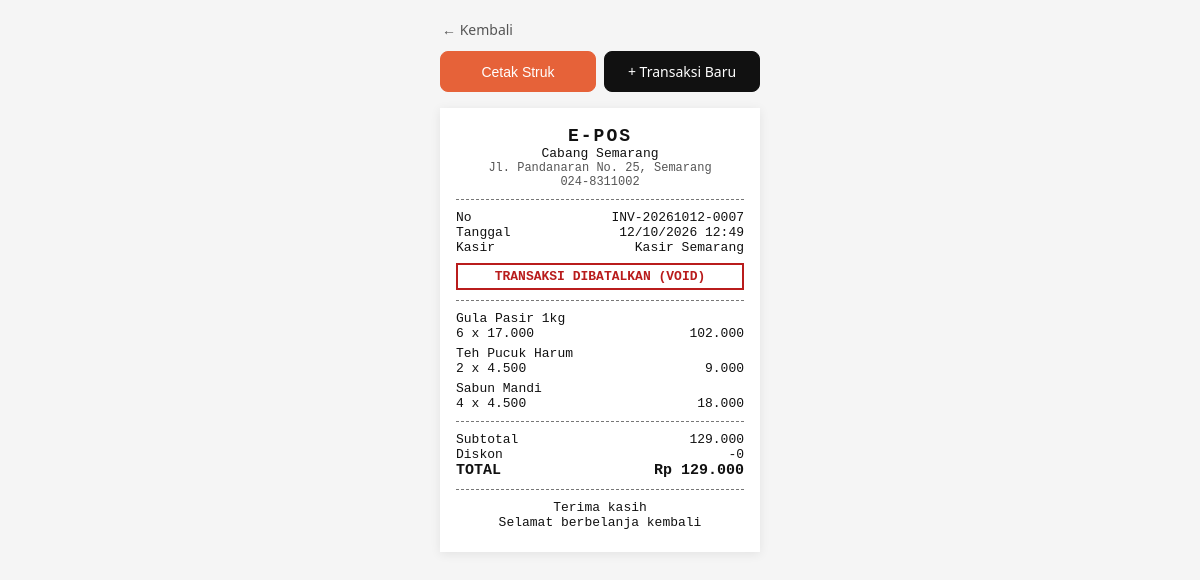
The app's page /kasir/index.php?page=struk&id=95 (signed in) with its own data.
### tables this page shows
CREATE TABLE `branches` (
  `id`          INT NOT NULL AUTO_INCREMENT,
  `nama_cabang` VARCHAR(100) NOT NULL,
  `alamat`      TEXT,
  `telepon`     VARCHAR(20) DEFAULT NULL,
  PRIMARY KEY (`id`)
);

CREATE TABLE `transactions` (
  `id`             INT NOT NULL AUTO_INCREMENT,
  `branch_id`      INT NOT NULL,
  `cashier_id`     INT NOT NULL,
  `invoice_number` VARCHAR(30) NOT NULL,
  `total_bayar`    DECIMAL(15,2) NOT NULL DEFAULT 0.00,
  `diskon`         DECIMAL(15,2) NOT NULL DEFAULT 0.00,
  `tanggal`        DATETIME NOT NULL DEFAULT CURRENT_TIMESTAMP,
  `status`         ENUM('selesai','menunggu_void','void') NOT NULL DEFAULT 'selesai',
  PRIMARY KEY (`id`),
  UNIQUE KEY `invoice_number` (`invoice_number`),
  KEY `fk_trx_branch` (`branch_id`),
  KEY `fk_trx_cashier` (`cashier_id`),
  KEY `idx_trx_tanggal` (`tanggal`),
  CONSTRAINT `fk_trx_branch`  FOREIGN KEY (`branch_id`)  REFERENCES `branches` (`id`),
  CONSTRAINT `fk_trx_cashier` FOREIGN KEY (`cashier_id`) REFERENCES `users` (`id`)
);

CREATE TABLE `users` (
  `id`        INT NOT NULL AUTO_INCREMENT,
  `nama`      VARCHAR(100) NOT NULL,
  `email`     VARCHAR(100) NOT NULL,
  `password`  VARCHAR(255) NOT NULL,
  `role`      ENUM('admin','kasir','manajer') NOT NULL,
  `branch_id` INT DEFAULT NULL,
  PRIMARY KEY (`id`),
  UNIQUE KEY `email` (`email`),
  KEY `fk_users_branch` (`branch_id`),
  CONSTRAINT `fk_users_branch` FOREIGN KEY (`branch_id`) REFERENCES `branches` (`id`)
);

CREATE TABLE `transaction_details` (
  `id`             INT NOT NULL AUTO_INCREMENT,
  `transaction_id` INT NOT NULL,
  `product_id`     INT NOT NULL,
  `jumlah`         INT NOT NULL,
  `harga_satuan`   DECIMAL(15,2) NOT NULL,
  `subtotal`       DECIMAL(15,2) NOT NULL,
  PRIMARY KEY (`id`),
  KEY `fk_det_trx` (`transaction_id`),
  KEY `fk_det_product` (`product_id`),
  CONSTRAINT `fk_det_trx`     FOREIGN KEY (`transaction_id`) REFERENCES `transactions` (`id`) ON DELETE CASCADE,
  CONSTRAINT `fk_det_product` FOREIGN KEY (`product_id`)     REFERENCES `products` (`id`)
);

CREATE TABLE `products` (
  `id`          INT NOT NULL AUTO_INCREMENT,
  `branch_id`   INT NOT NULL,
  `nama_produk` VARCHAR(150) NOT NULL,
  `harga_jual`  DECIMAL(15,2) NOT NULL DEFAULT 0.00,
  `stok`        INT NOT NULL DEFAULT 0,
  PRIMARY KEY (`id`),
  KEY `fk_products_branch` (`branch_id`),
  CONSTRAINT `fk_products_branch` FOREIGN KEY (`branch_id`) REFERENCES `branches` (`id`)
);

### kasir/function/guard.php (called while the page is built, shortened)
<?php
$BRANCH_ID = (int) $_SESSION['user']['branch_id'];
$USER_ID = (int) $_SESSION['user']['id'];
function e($v)
{
    return htmlspecialchars((string) $v, ENT_QUOTES, 'UTF-8');
}
function rupiah($n)
{
    return 'Rp ' . number_format((float) $n, 0, ',', '.');
}

### kasir/database/connection.php (called while the page is built, shortened)
<?php
require_once __DIR__ . '/../../login/database/cek_skema.php';
class Database
{
    private $host = "localhost";
    private $username = "root";
    private $password = "";
    private $database = "e-pos";
    public $conn;
    public function __construct()
    {
        try {
            $this->conn = new mysqli(
                $this->host,
                $this->username,
                $this->password,
                $this->database
            );
        } catch (mysqli_sql_exception $ex) {
            eposHentikan('Tidak bisa terhubung ke database "' . $this->database . '". (' . $ex->getMessage() . ')');
        }
        $this->conn->set_charset('utf8mb4');
        eposCekSkema($this->conn);
    }
}

### login/database/cek_skema.php (called while the page is built, shortened)
<?php
function eposCekSkema($conn)
{
    $cek = [
        'branches'            => 'id, nama_cabang, alamat, telepon',
        'users'               => 'id, nama, email, password, role, branch_id',
        'products'            => 'id, branch_id, nama_produk, harga_jual, stok',
        'transactions'        => 'id, branch_id, cashier_id, invoice_number, total_bayar, diskon, tanggal, status',
        'transaction_details' => 'id, transaction_id, product_id, jumlah, harga_satuan, subtotal',
    ];
    foreach ($cek as $tabel => $kolom) {
        try {
            $conn->query("SELECT $kolom FROM $tabel LIMIT 1");
        } catch (mysqli_sql_exception $ex) {
            eposHentikan("Tabel '$tabel' belum ada atau kolomnya tidak sesuai. (" . $ex->getMessage() . ')');
        }
    }
}

### kasir/function/kasir.php (called while the page is built, shortened)
<?php
require_once 'database/connection.php';
class Kasir
{
    private $conn;
    private $branch;
    private $uid;
    public function __construct($branch_id, $user_id)
    {
        $database = new Database();
        $this->conn = $database->conn;
        $this->branch = (int) $branch_id;
        $this->uid = (int) $user_id;
    }
    private function all($stmt)
    {
        $stmt->execute();
        return $stmt->get_result()->fetch_all(MYSQLI_ASSOC);
    }
    public function cabang()
    {
        $stmt = $this->conn->prepare("SELECT * FROM branches WHERE id = ?");
        $stmt->bind_param('i', $this->branch);
        $stmt->execute();
        return $stmt->get_result()->fetch_assoc();
    }
    public function transaksi($id)
    {
        $stmt = $this->conn->prepare(
            "SELECT t.*, u.nama AS nama_kasir
             FROM transactions t JOIN users u ON u.id = t.cashier_id
             WHERE t.id = ? AND t.branch_id = ? AND t.cashier_id = ?"
        );
        $stmt->bind_param('iii', $id, $this->branch, $this->uid);
        $stmt->execute();
        return $stmt->get_result()->fetch_assoc();
    }
    public function detail($transaction_id)
    {
        $stmt = $this->conn->prepare(
            "SELECT d.*, p.nama_produk
             FROM transaction_details d JOIN products p ON p.id = d.product_id
             WHERE d.transaction_id = ?"
        );
        $stmt->bind_param('i', $transaction_id);
        return $this->all($stmt);
    }
}

### kasir/pages/transaksi/struk.php (the view, shortened to what this page needs)
<?php
$id = isset($_GET['id']) ? (int) $_GET['id'] : 0;
$trx = $ksr->transaksi($id);
$items = $ksr->detail($id);
$subtotal = 0;
foreach ($items as $it) {
    $subtotal += $it['subtotal'];
}
$baru = isset($_GET['baru']);
?>
<!DOCTYPE html>
<html lang="id">
<head>
</head>
<body>
    <div class="aksi">
        <a href="<?= $baru ? 'index.php?page=dashboard' : 'index.php?page=riwayat' ?>" class="kembali">&larr; Kembali</a>
        <button type="button" class="utama" onclick="window.print()">Cetak Struk</button>
        <a href="index.php?page=baru" class="baru">+ Transaksi Baru</a>
    </div>
    <div class="struk">
        <div class="c">
            <h1>E-POS</h1>
            <div><?= e($cabang['nama_cabang']) ?></div>
            <div class="kecil"><?= e($cabang['alamat']) ?></div>
            <div class="kecil"><?= e($cabang['telepon']) ?></div>
        </div>
        <hr>
        <div class="r"><span>No</span><span><?= e($trx['invoice_number']) ?></span></div>
        <div class="r"><span>Tanggal</span><span><?= e(date('d/m/Y H:i', strtotime($trx['tanggal']))) ?></span></div>
        <div class="r"><span>Kasir</span><span><?= e($trx['nama_kasir']) ?></span></div>
        <?php if ($trx['status'] === 'void') { ?><div class="void">TRANSAKSI DIBATALKAN (VOID)</div><?php } ?>
        <hr>
        <?php foreach ($items as $it) { ?>
            <div class="item">
                <div class="nama"><?= e($it['nama_produk']) ?></div>
                <div class="r">
                    <span><?= (int) $it['jumlah'] ?> x <?= number_format((float) $it['harga_satuan'], 0, ',', '.') ?></span>
                    <span><?= number_format((float) $it['subtotal'], 0, ',', '.') ?></span>
                </div>
            </div>
        <?php } ?>
        <hr>
        <div class="r"><span>Subtotal</span><span><?= number_format($subtotal, 0, ',', '.') ?></span></div>
        <div class="r"><span>Diskon</span><span>-<?= number_format((float) $trx['diskon'], 0, ',', '.') ?></span></div>
        <div class="r total"><span>TOTAL</span><span><?= rupiah($trx['total_bayar']) ?></span></div>
        <hr>
        <div class="c">Terima kasih<br>Selamat berbelanja kembali</div>
    </div>
</body>
</html>

### kasir/pages/transaksi/struk.php (style rules this page uses)
* { box-sizing: border-box; }
body { margin: 0; background: #f5f5f5; font-family: "Courier New", Consolas, monospace; font-size: 13px; color: #111; }
.aksi { max-width: 320px; margin: 16px auto 0; display: flex; gap: 8px; flex-wrap: wrap; font-family: "Segoe UI", Arial, sans-serif; }
.aksi a, .aksi button { flex: 1; text-align: center; padding: 10px 12px; border-radius: 8px; border: 1px solid #d4d4d4; background: #fff; color: #111; text-decoration: none; font-size: 14px; cursor: pointer; }
.aksi .kembali { flex: 0 0 100%; text-align: left; border: 0; background: transparent; padding: 4px 2px; color: #555; }
.aksi .baru { background: #111; border-color: #111; color: #fff; }
.aksi .utama { background: #e66239; border-color: #e66239; color: #fff; }
.struk { width: 320px; margin: 16px auto 32px; background: #fff; padding: 18px 16px 22px; box-shadow: 0 2px 10px rgba(0,0,0,.08); }
.c { text-align: center; }
h1 { font-size: 18px; margin: 0; letter-spacing: 2px; }
hr { border: 0; border-top: 1px dashed #777; margin: 10px 0; }
.r { display: flex; justify-content: space-between; gap: 8px; }
.item { margin: 5px 0; }
.item .nama { word-break: break-word; }
.total { font-weight: bold; font-size: 15px; }
.void { margin: 8px 0; padding: 4px; border: 2px solid #b91c1c; color: #b91c1c; text-align: center; font-weight: bold; }
.kecil { color: #555; font-size: 12px; }

### records on screen
branches: nama_cabang "Cabang Semarang", alamat "Jl. Pandanaran No. 25, Semarang", telepon "024-8311002"
transactions: invoice_number "INV-20261012-0007", tanggal "12/10/2026 12:49", cashier.nama "Kasir Semarang", diskon "0", total_bayar "Rp 129.000"
transaction_details: product.nama_produk "Gula Pasir 1kg", jumlah "6", harga_satuan "17.000", subtotal "102.000"
transaction_details: product.nama_produk "Teh Pucuk Harum", jumlah "2", harga_satuan "4.500", subtotal "9.000"
transaction_details: product.nama_produk "Sabun Mandi", jumlah "4", harga_satuan "4.500", subtotal "18.000"

### other values on screen
$subtotal "129.000"
